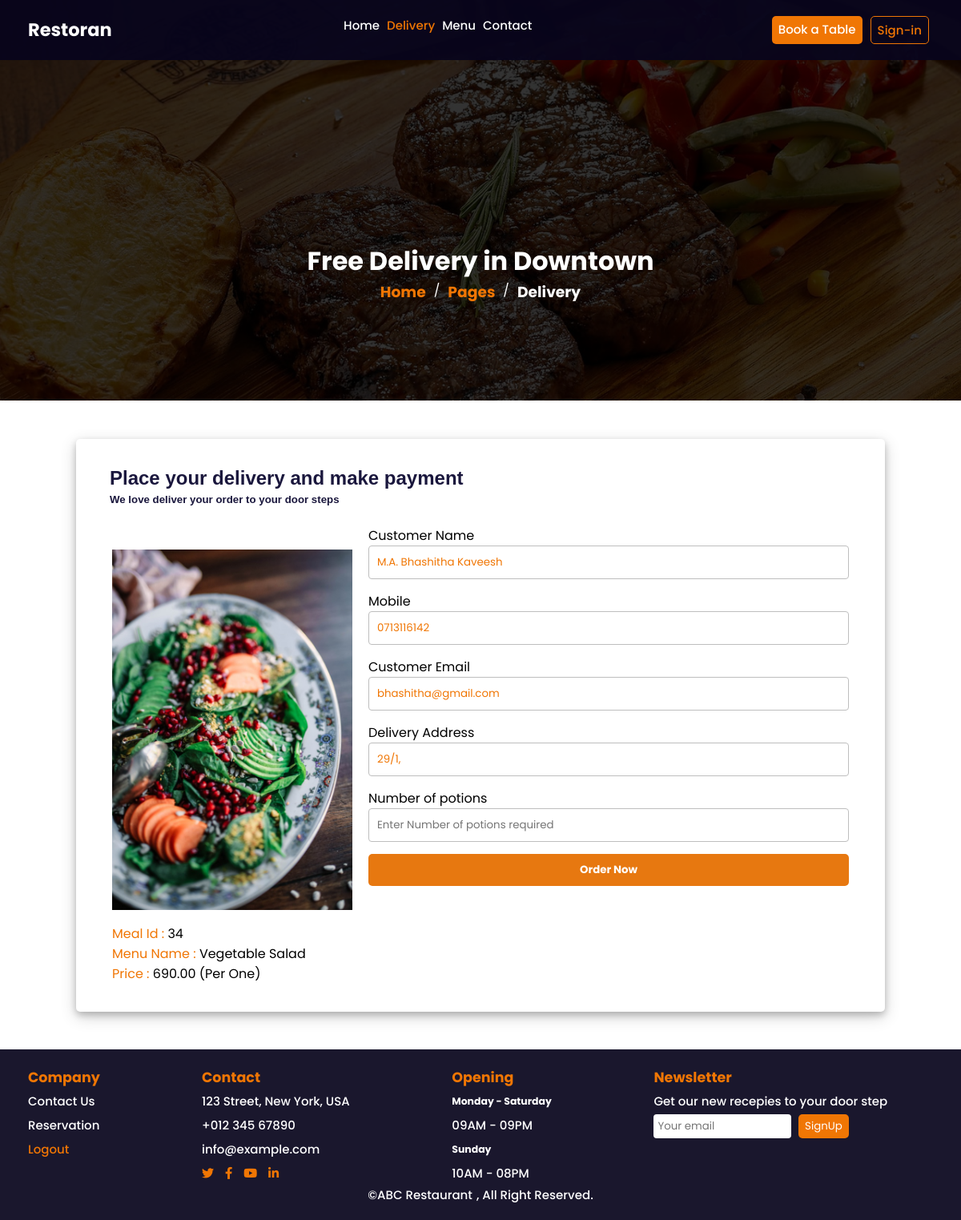
Page /pages/delivery.php?id=34 (signed in) on the committed database.
### tables this page shows
CREATE TABLE `menus` (
  `id` int(10) NOT NULL,
  `menuname` varchar(255) NOT NULL,
  `imageurl` varchar(255) NOT NULL,
  `category` varchar(255) NOT NULL,
  `ingredients` varchar(255) NOT NULL,
  `mode` varchar(255) NOT NULL,
  `price` varchar(255) NOT NULL
);

CREATE TABLE `user` (
  `id` int(10) NOT NULL,
  `name` varchar(255) NOT NULL,
  `email` varchar(255) NOT NULL,
  `mobile` int(12) NOT NULL,
  `address` varchar(255) NOT NULL,
  `password` varchar(255) NOT NULL
);

### pages/delivery.php (the view, shortened to what this page needs)
<?php
    require_once("config.php");
    $email = htmlspecialchars($_SESSION["email"]);
    $id = $_GET['id'];
    $id = intval($id);
    $email = mysqli_real_escape_string($link, $email);
    $result = mysqli_query($link, "SELECT * FROM menus WHERE id = $id");
    $customer = mysqli_query($link, "SELECT * FROM user WHERE email = '$email'");
    $resultData = mysqli_fetch_assoc($result);
    $cusData = mysqli_fetch_assoc($customer);
    $menuname = $resultData['menuname'];
    $menuimage = $resultData['imageurl'];
    $price = $resultData['price'];
    $cusname = $cusData['name'];
    $cusemail = $cusData['email'];
    $cusmobile = $cusData['mobile'];
    $cusaddress = $cusData['address'];
?>
<!DOCTYPE html>
<html lang="en">
<head>
    <link rel="stylesheet" href="../styles/style.css">
    <link rel="stylesheet" href="../styles/delivery.css">
    <link href="https://cdnjs.cloudflare.com/ajax/libs/font-awesome/5.10.0/css/all.min.css" rel="stylesheet">
</head>
<body>
    <div class="header">
        <nav class="navbar navbar-layout">
            <a>
                <h1>Restoran</h1>
            </a>
            <div class="nav-link">
                <div>
                    <a href="../index.php" class="nav-item">Home</a>
                    <a href="delivery.php" class="nav-item active">Delivery</a>
                    <a href="menu.php" class="nav-item">Menu</a>
                    <a href="contact.php" class="nav-item">Contact</a>
                </div>
            </div>
            <div class="button-box">
                <a href="booking.php" class="btn btn-orange">Book a Table</a>
                <a href="login.php" class="btn btn-transparent">Sign-in</a>
            </div>
        </nav>
    </div>
    <div class="image-container-1" style="background-image: url('../images/bg-hero.jpg');">
        <div class="image-back">
            <div class="image-text-1 center">
                <h1 class="center" style="color:white;">Free Delivery in Downtown</h1>
                <div class="flex">
                    <a href="" class="text-orange mx-2"><h3>Home </h3></a> /
                    <a href="" class="text-orange mx-2"><h3>Pages</h3></a> /
                    <a href="" class="text-white mx-2"><h3> Delivery</h3></a>
                </div>
            </div>
        </div>
    </div>
    <div class="message-container">
        <div class="center-content">
            <h2 class="topic">Place your delivery and make payment</h2>
            <h5 class="topic mot">We love deliver your order to your door steps</h5>
            <div class="delivery-box">
                <div class="mot order-details">
                    <div><img src="http://localhost/restaurant-app/images/<?php echo htmlspecialchars($menuimage); ?>" alt="Card Image"></div>
                    <div class="mt-2"><span class="text-orange">Meal Id : </span> <?php echo $id ?></div>
                    <div><span class="text-orange">Menu Name : </span><?php echo $menuname ?></div>
                    <div><span class="text-orange">Price : </span><?php echo $price ?> (Per One)</div>
                </div>
                <div>
                    <form class="form" method="post" name="add">
                        <div class="input-group">
                            <label for="email">Customer Name</label>
                            <input type="text" name="fname" id="email" class="text-orange" value='<?php echo htmlspecialchars($cusname); ?>'>
                        </div>
                        <div class="input-group">
                            <label for="email">Mobile</label>
                            <input type="text" name="lname" id="email" class="text-orange" value='0<?php echo htmlspecialchars($cusmobile); ?>'>
                        </div>
                        <div class="input-group">
                            <label for="email">Customer Email</label>
                            <input type="email" name="email" id="email" class="text-orange" value='<?php echo htmlspecialchars($cusemail); ?>'>
                        </div>
                        <div class="input-group">
                            <label for="email">Delivery Address</label>
                            <input type="text" name="address" id="email" class="text-orange" value='<?php echo htmlspecialchars($cusaddress); ?>'>
                        </div>
                        <div class="input-group">
                            <label for="email">Number of potions</label>
                            <input type="number" name="numofcus" id="email" placeholder="Enter Number of potions required" >
                        </div>
                        <button type="submit" name="submit" class="submit-button">Order Now</button>
                    </form>
                </div>
            </div>
        </div>
    </div>
    <div class="navbar footer mt-2">
        <div class="between">
            <div class="flex col line-height-1">
                <h3 class="text-orange">Company</h3>
                <a class="nav-item" href="contact.php">Contact Us</a>
                <a class="nav-item" href="booking.php">Reservation</a>
                <a class="nav-item active" href="./logout.php">Logout</a>
            </div>
            <div class="line-height-1">
                <h3 class="text-orange">Contact</h3>
                <p class="nav-item">123 Street, New York, USA</p>
                <p class="nav-item">+012 345 67890</p>
                <p class="nav-item">info@example.com</p>
                <div class="">
                    <a class="social" href=""><i class="fab fa-twitter"></i></a>
                    <a class="social mx-2" href=""><i class="fab fa-facebook-f"></i></a>
                    <a class="social" href=""><i class="fab fa-youtube"></i></a>
                    <a class="social mx-2" href=""><i class="fab fa-linkedin-in"></i></a>
                </div>
            </div>
            <div class="line-height-1">
                <h3 class="text-orange">Opening</h3>
                <h5 class="nav-item">Monday - Saturday</h5>
                <p>09AM - 09PM</p>
                <h5 class="nav-item">Sunday</h5>
                <p>10AM - 08PM</p>
            </div>
            <div class="line-height-1">
                <h3 class="text-orange">Newsletter</h3>
                <p>Get our new recepies to your door step</p>
                <div class="nav-item">
                    <input class="textbox" type="text" placeholder="Your email" style="width:50%;">
                    <button type="button" class="btn btn-orange">SignUp</button>
                </div>
            </div>
        </div>
        <div class="center">
            &copy; <a class="nav-item" href="#">ABC Restaurant</a>, All Right Reserved.
        </div>
    </div>
</body>
</html>

### styles/style.css (style rules this page uses)
* { margin: 0; padding: 0; box-sizing: border-box; font-family: 'Poppins', sans-serif; }
body { width: 100%; height: 100hv; }
.navbar { position: fixed; padding: 20px 35px 20px 35px; font-size: 15px; width: 100%; color: white; font-weight: 500; outline: none; transition: .5s; background-color: rgba(8, 5, 29, 0.925); }
.navbar-layout { display: flex; justify-content: space-between; flex-wrap: wrap; }
.nav-link { display: flex; }
.nav-item { color: white; text-decoration: none; margin-right: 5px; }
.button-box { display: flex; }
.btn { height: auto; width: auto; padding: 5px 8px 5px 8px; text-decoration: none; margin: 0 5px 0 5px; border: none; border-radius: 5px; }
.btn-orange { color: white; background-color: rgb(240, 118, 4); }
.btn-transparent { background-color: transparent; border: solid 1px rgb(240, 118, 4); color: rgb(240, 118, 4); }
.active { color: rgb(240, 118, 4); }
.flex { display: flex; }
.col { flex-direction: column; }
.between { display: flex; justify-content: space-between; flex-wrap: wrap; }
.center { display: flex; justify-content: center; }
.image-back { background-color: rgba(0, 0, 0, 0.795); height: 100%; width: 100%; display: flex; justify-content: space-between; padding: 20px 35px 20px 35px; }
.footer { position:absolute; }
.text-white { color: white; text-decoration: none; }
.text-orange { color: rgb(240, 118, 4); text-decoration: none; }
.mt-2 { margin-top: 10px; }
.mx-2 { margin-left: 10px; margin-right: 10px; }
.line-height-1 { line-height: 30px; }
.social { color: rgb(240, 118, 4); }
.textbox { height: auto; width: 100%-2px; padding: 5px; border:none; }
.topic { color: white; }

### styles/delivery.css (style rules this page uses)
.image-container-1 { height: 500px; width: 100%; background-image: url(/images/bg-hero.jpg); background-repeat: no-repeat; background-size: cover; }
.image-text-1 { width: 100%; height: 80vh; display: flex; flex-direction: column; align-items: center; justify-content: center; color: white; }
.message-container { width: 100%; height: 100vh; justify-content: center; align-items: center; display: flex; }
.center-content { width: auto; height: auto; padding: 35px; border: none; border-radius: 5px; background-color: white; margin-bottom: 30px; margin-top: 40px; box-shadow: 0 4px 8px 0 rgba(0, 0, 0, 0.2), 0 6px 20px 0 rgba(0, 0, 0, 0.19); }
.center { text-align: center; }
.flex { display: flex; }
.form { margin: 20px 10px 20px 10px; }
input, textarea { width: 600px; height: auto; padding: 10px; border: solid 1px rgb(190, 190, 190); border-radius: 4px; }
.input-group { display: flex; flex-direction: column; margin: 15px 0 15px 0; }
.topic { font-family: Arial, Helvetica, sans-serif; margin-left: 7px; color: rgb(26, 23, 61); }
.mot { margin: 5px 8px 5px 7px; }
.submit-button { width: 100%; height: auto; padding: 10px; border: none; background-color: rgb(231, 120, 16); color: white; font-weight: bold; border-radius: 5px; }
.between { display: flex; justify-content: space-between; }
.delivery-box { display: flex; }
.order-details { margin: 50px 10px 0 10px; }
img { max-width: 500px; width: 300px; height: auto; max-height: 500px; }

### rows in the picture
menus: imageurl (picture), menuname "Vegetable Salad", price "690.00"
user: fname "M.A. Bhashitha Kaveesh", lname "0713116142", email "bhashitha@gmail.com", address "29/1,"

### other values in the picture
$id "34"
